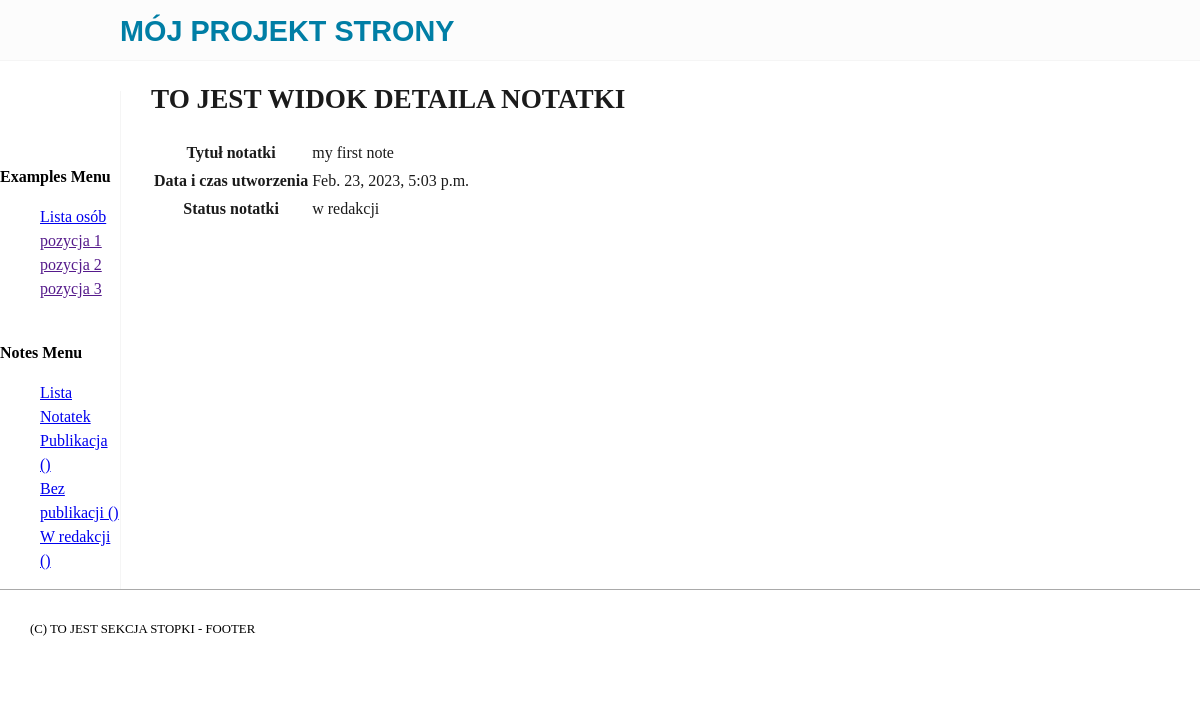
/notes/notes/1, run on the app's committed database.
### notes/models.py (models this page shows, shortened)
class Note(models.Model):
    status = models.CharField(max_length=40, default='enter status', choices=STATUS)
    title = models.CharField(max_length=30)
    note = models.TextField()
    creation_datetime = models.DateTimeField(auto_now_add=True)
    class Meta:
        verbose_name = 'Notatka'
        verbose_name_plural = 'Notatki'

### notes/views.py (the view)
# urls.py: path('notes/<int:id>', views.note_detail, name='note_detail'),
def note_detail(request, id):
    note = get_object_or_404(Note, id=id)
    ctx = {'note': note}
    return render(request, 'notes/note_detail.html', ctx)

### examples/templates/notes/note_detail.html (shortened to what this page needs)
{% extends 'examples/base.html' %}
{% block main_content %}
<h1>TO JEST WIDOK DETAILA NOTATKI</h1>
<table>
    <tr>
        <th>Tytuł notatki</th><td>{{note.title}}</td>
    </tr>
    <tr>
        <th>Data i czas utworzenia</th><td>{{note.creation_datetime}}</td>
    </tr>
    <tr>
        <th>Status notatki</th><td>{{note.status}}</td>
    </tr>
</table>
{% endblock %}

### examples/static/examples/css/style.css (style rules this page uses)
body { width:100%; border:0; margin:0; padding:0; font-size:16px; line-height:1.5; }
h1,h2,h3, { font-family: sans-serif; color: #1b1b1b; }
h1 { font-size:1.7rem; }

### data on the page
Note: title "my first note", creation_datetime "Feb. 23, 2023, 5:03 p.m.", status "w redakcji"
